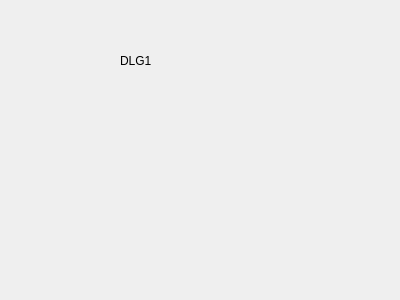
<?xml version="1.0" encoding="UTF-8"?>
<ui version="4.0">
 <class>Dialog</class>
 <widget class="QDialog" name="Dialog">
  <property name="geometry">
   <rect>
    <x>0</x>
    <y>0</y>
    <width>400</width>
    <height>300</height>
   </rect>
  </property>
  <property name="windowTitle">
   <string>Dialog1</string>
  </property>
  <widget class="QLabel" name="label">
   <property name="geometry">
    <rect>
     <x>120</x>
     <y>50</y>
     <width>51</width>
     <height>21</height>
    </rect>
   </property>
   <property name="text">
    <string>DLG1</string>
   </property>
  </widget>
 </widget>
 <resources/>
 <connections/>
</ui>
